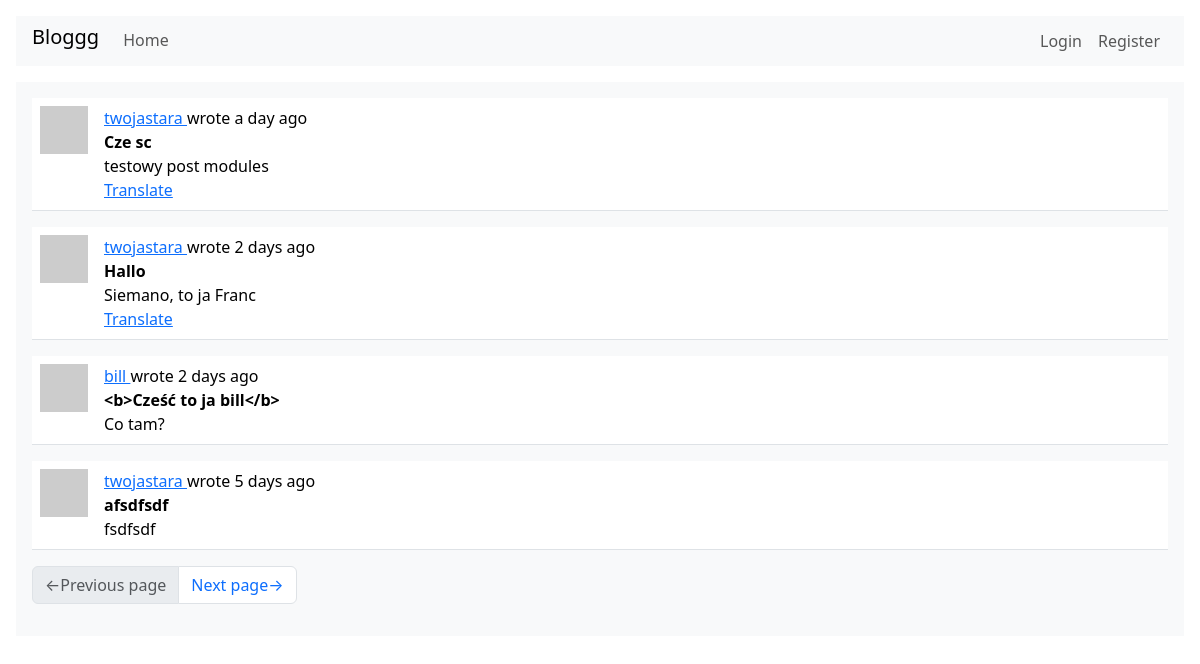
The page /index on the database as committed earlier.
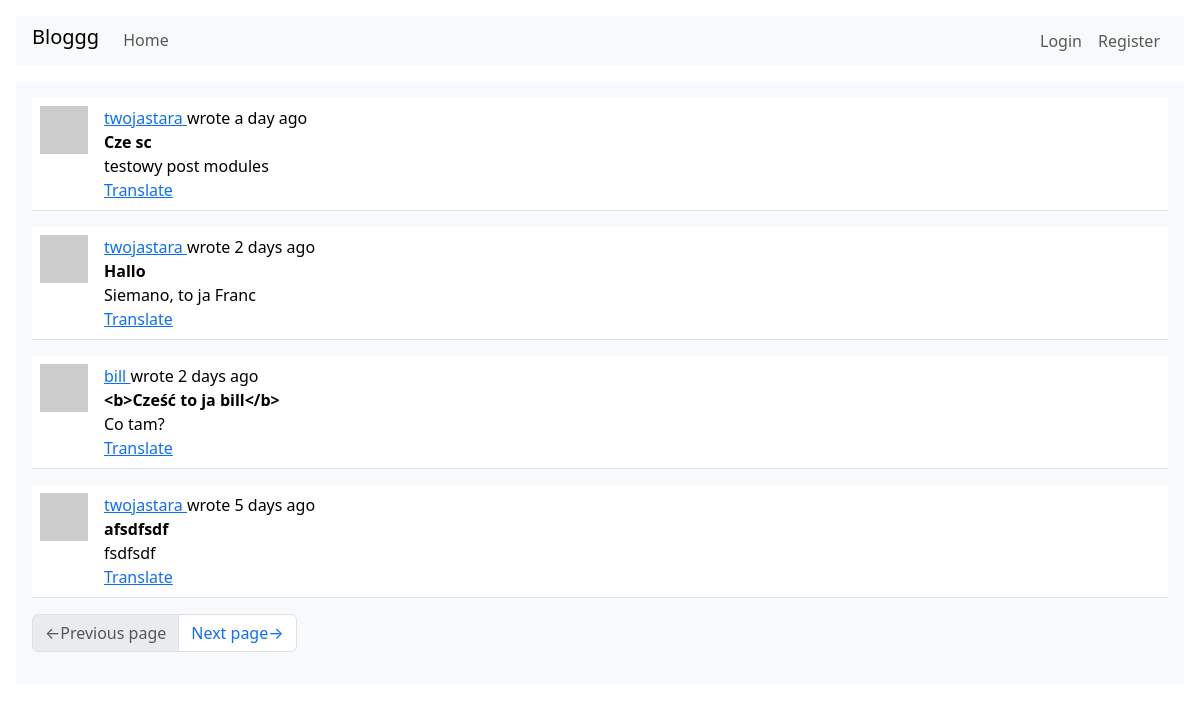
The same page on the database as committed later.
### webapp/models.py (models this page shows, shortened)
class SearchableMixin(object):
    @classmethod
    def search(cls, expression, page, per_page):
        ids, total = query_index(cls.__tablename__, expression, page, per_page)
        if total == 0:
            return [], 0
        when_case = []
        for i in range(len(ids)):
            when_case.append((ids[i], i))
        query = sqa.select(cls).where(cls.id.in_(ids)).order_by(
            db.case(*when_case, value=cls.id)
        )
        return db.session.scalars(query), total

class Post(SearchableMixin, db.Model):
    __searchable__ = ['title', 'body']
    id:         sqo.Mapped[int] = sqo.mapped_column(primary_key=True)
    user_id:    sqo.Mapped[int] = sqo.mapped_column(sqa.ForeignKey(User.id), index=True)
    timestamp:  sqo.Mapped[datetime] = sqo.mapped_column(index=True, default=lambda: datetime.now(timezone.utc))
    title:      sqo.Mapped[str] = sqo.mapped_column(sqa.String(64), index=True)
    body:       sqo.Mapped[str] = sqo.mapped_column(sqa.String(4096))
    language:   sqo.Mapped[Optional[str]] = sqo.mapped_column(sqa.String(8))
    author:     sqo.Mapped[User] = sqo.relationship(back_populates='posts')

### webapp/main/routes.py (the view)
@bp.route('/', methods=['POST', 'GET'])
@bp.route('/index', methods=['POST', 'GET'])
def index_page():
    page = request.args.get('page', 1, type=int)
    query = None
    post_form = None
    if current_user.is_authenticated:
        post_form = PostForm()
        if post_form.validate_on_submit():
            try:
                language = detect(post_form.text.data)
            except LangDetectException:
                language = ''
            new_post = Post(title=post_form.title.data, body=post_form.text.data,
                            author=current_user, language=language)
            db.session.add(new_post)
            db.session.commit()
            flash(_('Uploaded your post.'))
            return redirect(url_for('main.index_page'))
        query = current_user.get_my_and_followers_posts_query()
    else:
        query = sqa.select(Post).order_by(Post.timestamp.desc())
    posts = db.paginate(query, page=page, per_page=current_app.config['POSTS_PER_PAGE'], error_out=False)
    next_url = url_for('main.index_page', page=posts.next_num) if posts.has_next else None
    prev_url = url_for('main.index_page', page=posts.prev_num) if posts.has_prev else None
    return render_template('index_page.html', title='Home page',
                    posts=posts, post_form=post_form, next_url=next_url, prev_url=prev_url)

### webapp/__init__.py (called while the page is built)
def get_locale():
    return request.accept_languages.best_match(current_app.config['LANGUAGES'])

### webapp/main/routes.py (called while the page is built)
@bp.before_request
def before_request():
    g.locale = str(get_locale())
    if current_user.is_authenticated:
        current_user.last_seen = datetime.now(timezone.utc)
        db.session.commit()
        g.search_form = SearchForm()

### webapp/models.py (called while the page is built)
    def avatar(self, size):
        hash = md5((self.username+self.email+str(2384129234)).encode('utf-8')).hexdigest()
        return f'https://www.gravatar.com/avatar/{hash}?d=identicon&s={size}'

### webapp/templates/index_page.html (shortened to what this page needs)
{% extends "base.html" %}
{% block content %}
    {% for post in posts %}
        {% include "sub_post.html" %}
    {% endfor %}
    {% include "sub_pagination.html" %}
{% endblock %}

### webapp/templates/sub_post.html (shortened to what this page needs)
<table class="table table-hover">
    <tr>
        <td width="64px">
            <a href="{{ url_for('main.user_page', username=post.author.username) }}">
                <img src="{{ post.author.avatar(64) }}" class="img-fluid">
            </a>
        </td>
        <td>
            {{ _('%(username)s wrote %(when)s',
                username=user_link, when=moment(post.timestamp).fromNow()) }}
            <br>
            <b>{{ post.title }}</b>
            <br>
            <span id="post-{{ post.id }}">{{ post.body }}</span>
            {% if post.language and post.language != g.locale %}
                <br>
                <span id="translation-{{ post.id }}">
                    <a href="javascript:translate(
                        'post-{{ post.id }}',
                        'translation-{{ post.id }}',
                        '{{ post.language }}',
                        '{{ g.locale }}');">{{ _('Translate') }}</a>
                </span>
            {% endif %}
        </td>
    </tr>
</table>

Rows that differ between the two databases and show on the page:
changed Post "bill wrote 2 days ago": language empty → "pt" (drawn); _ (not shown) → "Translate"
changed Post "twojastara wrote 5 days ago": language empty → "da" (drawn); _ (not shown) → "Translate"
